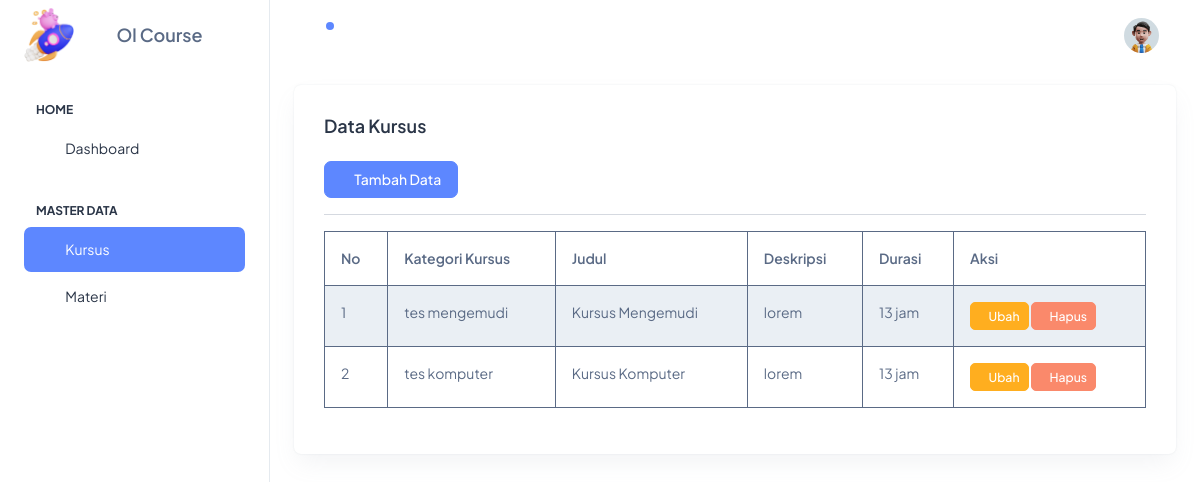
The app's page /?page=kursus_read with its own data.
### tables this page shows
CREATE TABLE `kursus` (
  `id` int NOT NULL,
  `kategori` varchar(50) NOT NULL,
  `judul` varchar(100) NOT NULL,
  `deskripsi` text NOT NULL,
  `durasi` varchar(50) NOT NULL
);

### kursus/kursus_read.php (the view)
<div class="container-fluid">
    <div class="card">
        <div class="card-body">
            <h5 class="card-title fw-semibold mb-4">Data Kursus</h5>
            <a href="?page=kursus_add" class="btn btn-primary"><i class="ti ti-plus"></i> Tambah Data</a>
            <hr>
            <table class="table table-hover table-bordered table-striped" style="border: 1px;">
                <thead>
                    <tr>
                        <th>No</th>
                        <th>Kategori Kursus</th>
                        <th>Judul</th>
                        <th>Deskripsi</th>
                        <th>Durasi</th>
                        <th>Aksi</th>
                    </tr>
                </thead>
                <tbody>
                    <?php
                    $no = 1;
                    $query = mysqli_query($konek, "select * from kursus");
                    while ($data = mysqli_fetch_array($query)) { ?>
                        <tr>
                            <td><?= $no++ ?></td>
                            <td><?= $data['kategori'] ?></td>
                            <td><?= $data['judul'] ?></td>
                            <td><?= $data['deskripsi'] ?></td>
                            <td><?= $data['durasi'] ?></td>
                            <td>
                            <a href="?page=kursus_edit&id=<?= $data[0] ?>" class="btn btn-sm btn-warning"><i class="ti ti-edit"></i>Ubah</a>
                            <a href="?page=kursus_delete&id=<?= $data[0] ?>" onclick="return confirm('Yakin ingin menghapus data ini')" class="btn btn-sm btn-danger"><i class="ti ti-trash"></i>Hapus</a>
                            </td>
                        </tr>
                    <?php } ?>
                </tbody>
            </table>
        </div>
    </div>
</div>

### template/sidebar.php (shortened to what this page needs)
<!doctype html>
<html lang="en">
<head>
    <link rel="stylesheet" href="assets/css/styles.min.css" />
</head>
<body>
    <div class="page-wrapper" id="main-wrapper" data-layout="vertical" data-navbarbg="skin6" data-sidebartype="full" data-sidebar-position="fixed" data-header-position="fixed">
        <aside class="left-sidebar">
            <div>
                <div class="brand-logo d-flex align-items-center justify-content-between">
                    <a href="./index.html" class="text-nowrap logo-img">
                        <img src="assets/images/backgrounds/rocket.png" width="50" alt="" />
                    </a>
                    <h5 class="card-title fw-semibold mx-auto" >Ol Course</h5>
                </div>
                <nav class="sidebar-nav scroll-sidebar" data-simplebar="">
                    <ul id="sidebarnav">
                        <li class="nav-small-cap">
                            <span class="hide-menu">Home</span>
                        </li>
                        <li class="sidebar-item">
                            <a class="sidebar-link" href="?page=dashboard" aria-expanded="false">
                                <span>
                                    <i class="ti ti-layout-dashboard"></i>
                                </span>
                                <span class="hide-menu">Dashboard</span>
                            </a>
                        </li>
                        <li class="nav-small-cap">
                            <span class="hide-menu">MASTER DATA</span>
                        </li>
                        <li class="sidebar-item">
                            <a class="sidebar-link" href="?page=kursus_read" aria-expanded="false">
                                <span>
                                    <i class="ti ti-article"></i>
                                </span>
                                <span class="hide-menu">Kursus</span>
                            </a>
                        </li>
                        <li class="sidebar-item">
                            <a class="sidebar-link" href="?page=materi_read" aria-expanded="false">
                                <span>
                                    <i class="ti ti-medal"></i>
                                </span>
                                <span class="hide-menu">Materi</span>
                            </a>
                        </li>
                        <?php endif;  ?>
                    </ul>
                </nav>
            </div>
        </aside>

### template/header.php (shortened to what this page needs)
<div class="body-wrapper">
    <header class="app-header">
        <nav class="navbar navbar-expand-lg navbar-light">
            <ul class="navbar-nav">
                <li class="nav-item">
                    <a class="nav-link nav-icon-hover" href="javascript:void(0)">
                        <i class="ti ti-bell-ringing"></i>
                        <div class="notification bg-primary rounded-circle"></div>
                    </a>
                </li>
            </ul>
            <div class="navbar-collapse justify-content-end px-0" id="navbarNav">
                <ul class="navbar-nav flex-row ms-auto align-items-center justify-content-end">
                    <li class="nav-item dropdown">
                        <a class="nav-link nav-icon-hover" href="javascript:void(0)" id="drop2" data-bs-toggle="dropdown" aria-expanded="false">
                            <img src="assets/images/profile/user-1.jpg" alt="" width="35" height="35" class="rounded-circle">
                        </a>
                    </li>
                </ul>
            </div>
        </nav>
    </header>

### index.php (shortened to what this page needs)
<?php
include "pengaturan/koneksi.php";
include "template/sidebar.php";
include "template/header.php";
$page = $_GET['page'];
switch ($page) {
    case "kursus_read";
        include "kursus/kursus_read.php";
        break;
}
include "template/footer.php";

### template/footer.php (shortened to what this page needs)
</div>
</div>
</body>
</html>

### records on screen
kursus: kategori "tes mengemudi", judul "Kursus Mengemudi", deskripsi "lorem", durasi "13 jam"
kursus: kategori "tes komputer", judul "Kursus Komputer", deskripsi "lorem", durasi "13 jam"
